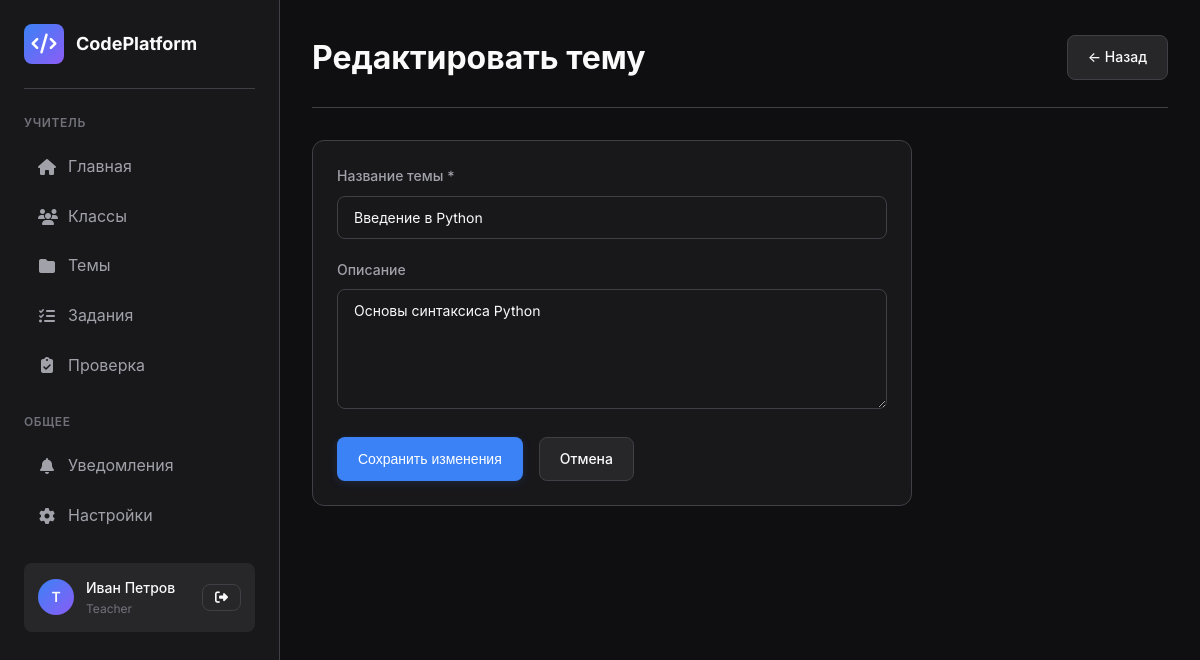
The app's page /teacher/topics/1/edit (signed in) with its own data.
### models.py (models this page shows, shortened)
class User(UserMixin, db.Model):
    __tablename__ = 'users'
    id = db.Column(db.Integer, primary_key=True)
    username = db.Column(db.String(80), unique=True, nullable=False, index=True)
    email = db.Column(db.String(120), unique=True, nullable=False, index=True)
    password_hash = db.Column(db.String(256), nullable=False)
    role = db.Column(db.String(20), nullable=False, default='student')  # student, teacher, admin
    first_name = db.Column(db.String(50))
    last_name = db.Column(db.String(50))
    avatar_url = db.Column(db.String(255))
    is_active = db.Column(db.Boolean, default=True)
    created_at = db.Column(db.DateTime, default=datetime.utcnow)
    updated_at = db.Column(db.DateTime, default=datetime.utcnow, onupdate=datetime.utcnow)
    class_memberships = db.relationship('ClassMember', back_populates='user', cascade='all, delete-orphan')
    submissions = db.relationship('Submission', foreign_keys='Submission.user_id', back_populates='user', cascade='all, delete-orphan')
    created_assignments = db.relationship('Assignment', foreign_keys='Assignment.created_by', back_populates='creator', cascade='all, delete-orphan')
    graded_submissions = db.relationship('Submission', foreign_keys='Submission.graded_by', back_populates='grader')
    activity_logs = db.relationship('ActivityLog', back_populates='user', cascade='all, delete-orphan')
    @property
    def full_name(self):
        if self.first_name and self.last_name:
            return f"{self.first_name} {self.last_name}"
        return self.username

class Topic(db.Model):
    __tablename__ = 'topics'
    id = db.Column(db.Integer, primary_key=True)
    title = db.Column(db.String(200), nullable=False)
    description = db.Column(db.Text)
    order_index = db.Column(db.Integer, default=0)
    color = db.Column(db.String(20), default='#3B82F6')  # Accent color for UI
    is_published = db.Column(db.Boolean, default=False)
    created_by = db.Column(db.Integer, db.ForeignKey('users.id'))
    created_at = db.Column(db.DateTime, default=datetime.utcnow)
    updated_at = db.Column(db.DateTime, default=datetime.utcnow, onupdate=datetime.utcnow)
    assignments = db.relationship('Assignment', back_populates='topic', cascade='all, delete-orphan')
    creator = db.relationship('User', foreign_keys=[created_by])

### app.py (the view, shortened to what this page needs)
@app.route('/teacher/topics/<int:topic_id>/edit', methods=['GET', 'POST'])
@login_required
def edit_topic(topic_id):
    if current_user.role not in ['teacher', 'admin']:
        flash('Доступ запрещён', 'error')
        return redirect(url_for('index'))
    topic = Topic.query.get_or_404(topic_id)
    if topic.created_by != current_user.id and current_user.role != 'admin':
        flash('У вас нет прав на редактирование этой темы', 'error')
        return redirect(url_for('manage_topics'))
    return render_template('teacher/topic_form.html', topic=topic)

### app.py (called while the page is built)
@login_manager.user_loader
def load_user(user_id):
    return User.query.get(int(user_id))

@app.context_processor
def utility_processor():
    def format_datetime(dt):
        if dt is None:
            return '—'
        return dt.strftime('%d.%m.%Y %H:%M')
    def format_date(dt):
        if dt is None:
            return '—'
        return dt.strftime('%d.%m.%Y')
    return {
        'formatDateTime': format_datetime,
        'formatDate': format_date
    }

### templates/teacher/topic_form.html (shortened to what this page needs)
{% extends "base.html" %}
{% block content %}
<div class="header">
    <h1>{% if topic %}Редактировать тему{% else %}Новая тема{% endif %}</h1>
    <a href="{{ url_for('manage_topics') }}" class="btn btn-secondary">← Назад</a>
</div>
<div class="mt-4">
    <form method="POST" class="card" style="max-width: 600px;">
        <div class="form-group">
            <label class="form-label">Название темы *</label>
            <input type="text" name="title" class="form-control"
                   value="{{ topic.title if topic else '' }}"
                   required data-minlength="2" data-maxlength="100">
        </div>
        <div class="form-group">
            <label class="form-label">Описание</label>
            <textarea name="description" class="form-control" rows="4"
                      data-maxlength="500">{{ topic.description if topic else '' }}</textarea>
        </div>
        <div class="flex gap-2">
            <button type="submit" class="btn btn-primary">
                {% if topic %}Сохранить изменения{% else %}Создать тему{% endif %}
            </button>
            <a href="{{ url_for('manage_topics') }}" class="btn btn-secondary">Отмена</a>
        </div>
    </form>
</div>
{% endblock %}

### templates/base.html (shortened to what this page needs)
<!DOCTYPE html>
<html lang="ru" class="dark">
<head>
    <link rel="stylesheet" href="https://cdnjs.cloudflare.com/ajax/libs/font-awesome/6.4.0/css/all.min.css">
    <link rel="stylesheet" href="https://cdnjs.cloudflare.com/ajax/libs/codemirror/5.65.13/codemirror.min.css">
    <link rel="stylesheet" href="https://cdnjs.cloudflare.com/ajax/libs/codemirror/5.65.13/theme/dracula.min.css">
</head>
<body>
    {% if current_user.is_authenticated %}
    <div class="app-layout">
        <aside class="sidebar">
            <div class="logo">
                <div class="logo-icon">
                    <i class="fas fa-code"></i>
                </div>
                <span class="logo-text">CodePlatform</span>
            </div>
            <nav>
                {% if current_user.role == 'student' %}
                <div class="nav-section">
                    <div class="nav-section-title">Ученик</div>
                    <a href="{{ url_for('student_dashboard') }}" class="nav-item {% if request.endpoint == 'student_dashboard' %}active{% endif %}">
                        <i class="fas fa-home"></i>
                        <span>Главная</span>
                    </a>
                    <a href="{{ url_for('student_dashboard') }}#assignments" class="nav-item">
                        <i class="fas fa-book"></i>
                        <span>Задания</span>
                    </a>
                    <a href="{{ url_for('student_dashboard') }}#progress" class="nav-item">
                        <i class="fas fa-chart-line"></i>
                        <span>Прогресс</span>
                    </a>
                </div>
                {% elif current_user.role in ['teacher', 'admin'] %}
                <div class="nav-section">
                    <div class="nav-section-title">Учитель</div>
                    <a href="{{ url_for('teacher_dashboard') }}" class="nav-item {% if request.endpoint == 'teacher_dashboard' %}active{% endif %}">
                        <i class="fas fa-home"></i>
                        <span>Главная</span>
                    </a>
                    <a href="{{ url_for('manage_classes') }}" class="nav-item {% if request.endpoint == 'manage_classes' %}active{% endif %}">
                        <i class="fas fa-users"></i>
                        <span>Классы</span>
                    </a>
                    <a href="{{ url_for('manage_topics') }}" class="nav-item {% if request.endpoint == 'manage_topics' %}active{% endif %}">
                        <i class="fas fa-folder"></i>
                        <span>Темы</span>
                    </a>
                    <a href="{{ url_for('manage_assignments') }}" class="nav-item {% if request.endpoint == 'manage_assignments' %}active{% endif %}">
                        <i class="fas fa-tasks"></i>
                        <span>Задания</span>
                    </a>
                    <a href="{{ url_for('review_submissions') }}" class="nav-item {% if request.endpoint == 'review_submissions' %}active{% endif %}">
                        <i class="fas fa-clipboard-check"></i>
                        <span>Проверка</span>
                    </a>
                </div>
                {% endif %}
                <div class="nav-section">
                    <div class="nav-section-title">Общее</div>
                    <a href="#" class="nav-item">
                        <i class="fas fa-bell"></i>
                        <span>Уведомления</span>
                    </a>
                    <a href="#" class="nav-item">
                        <i class="fas fa-cog"></i>
                        <span>Настройки</span>
                    </a>
                </div>
            </nav>
            <div class="user-menu">
                <div class="user-avatar">
                    {{ current_user.username[0].upper() }}
                </div>
                <div class="user-info">
                    <div class="user-name">{{ current_user.full_name }}</div>
                    <div class="user-role">{{ current_user.role|capitalize }}</div>
                </div>
                <a href="{{ url_for('logout') }}" class="btn btn-sm btn-secondary">
                    <i class="fas fa-sign-out-alt"></i>
                </a>
            </div>
        </aside>
        <main class="main-content">
            {% block content %}{% endblock %}
        </main>
    </div>
    {% else %}
    <main>
        {% block content_guest %}{% endblock %}
    </main>
    {% endif %}
</body>
</html>

### records on screen
User: username "T", full_name "Иван Петров", role "Teacher"
Topic: title "Введение в Python", description "Основы синтаксиса Python"
